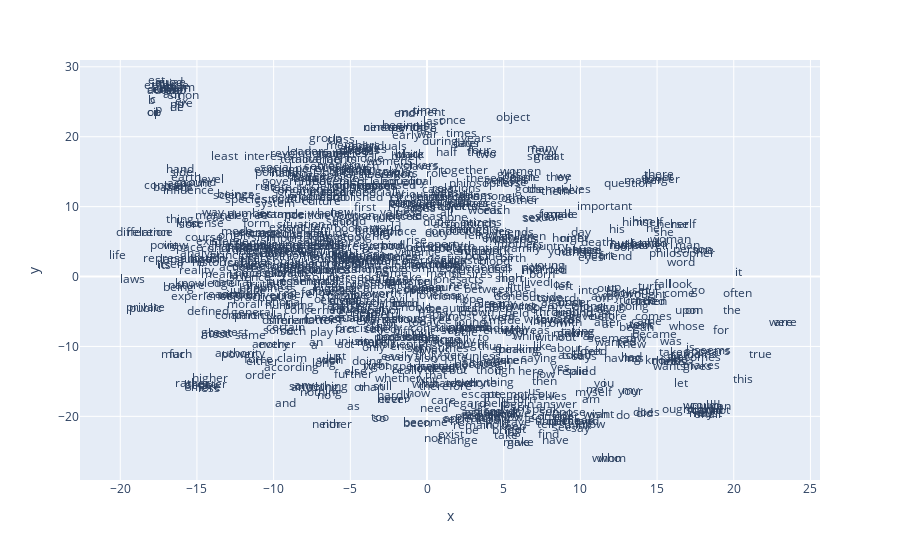

The notebook cell this image was saved under:
### Markdown cell above
### t-SNE Plot for FEMALE Author Texts

### Code cell
#Plot coordinates 
px.scatter(coords_female, 'x', 'y', text='label', height=1000).update_traces(mode='text')

### Figure 1 — Plotly figure (JSON) as saved in the notebook; plotly's stock layout.template omitted (floating-point values rounded to 4 significant figures; data arrays with more than 128 entries replaced by an {"elided": "..."} marker saying what was removed)
{"data": [{"hovertemplate": "x=%{x}<br>y=%{y}<br>label=%{text}<extra></extra>", "legendgroup": "", "marker": {"color": "#636efa", "symbol": "circle"}, "mode": "text", "name": "", "orientation": "v", "showlegend": false, "text": {"elided": "826 str values"}, "type": "scatter", "x": {"elided": "826 float values"}, "xaxis": "x", "y": {"elided": "826 float values"}, "yaxis": "y"}], "layout": {"autosize": true, "legend": {"tracegroupgap": 0}, "margin": {"t": 60}, "xaxis": {"anchor": "y", "autorange": true, "domain": [0, 1], "range": [-22.63, 25.62], "title": {"text": "x"}, "type": "linear"}, "yaxis": {"anchor": "x", "autorange": true, "domain": [0, 1], "range": [-29.11, 30.97], "title": {"text": "y"}, "type": "linear"}}}
